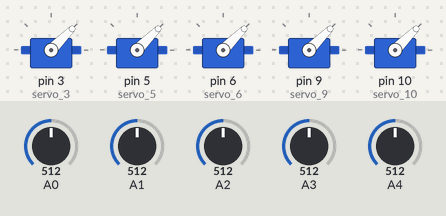
The sketch below on a simulated Arduino Uno, built with avr-gcc and run on an emulated ATmega328P. Shown: 5 × servo. Inputs (shaded band) come from the test bench; at power-on: A0 = 512, A1 = 512, A2 = 512, A3 = 512, A4 = 512.

Above: at 1.2 s.
1.3 s: A0 set to 716
At 1.9 s:
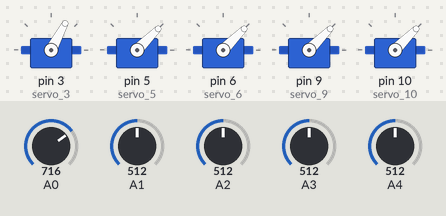
2.8 s: A1 set to 716
At 3.2 s:
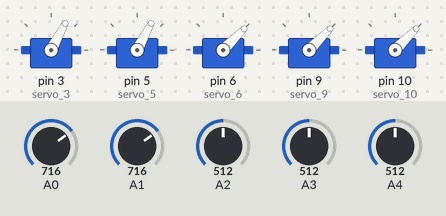
4.3 s: A2 set to 716
At 5.4 s:
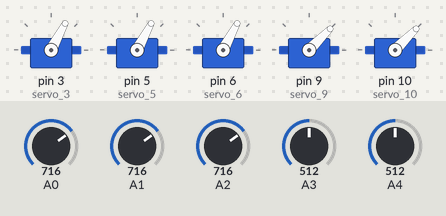
5.8 s: A3 set to 716
At 6.7 s:
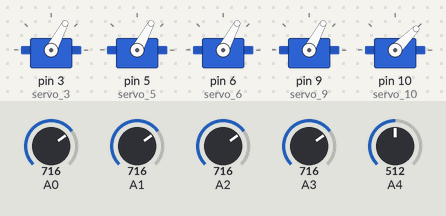
7.3 s: A4 set to 716
At 7.6 s:
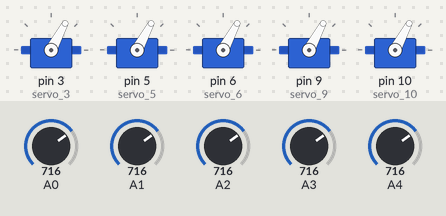
8.8 s: A0 set to 992
At 10.2 s:
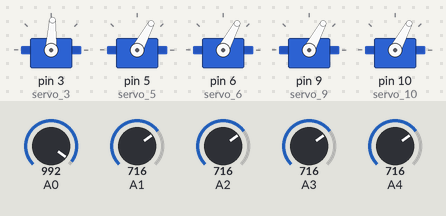
Timing chart, 0 to 11.3 s (numbered marks = the images above; inputs shaded):
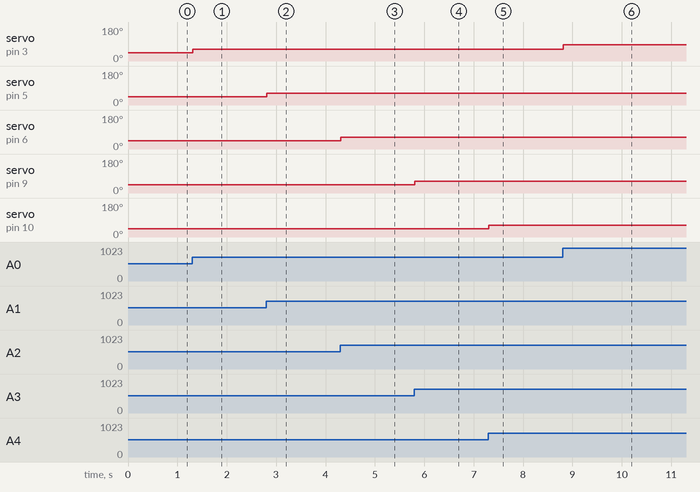

Measured:
- after the input at 1.3 s, servo on pin 3 (servo_3): 45° → 62° at once
- after the input at 2.8 s, servo on pin 5 (servo_5): 45° → 62° at once
- after the input at 4.3 s, servo on pin 6 (servo_6): 45° → 62° at once
- after the input at 5.8 s, servo on pin 9 (servo_9): 45° → 62° at once
- after the input at 7.3 s, servo on pin 10 (servo_10): 45° → 62° at once
- after the input at 8.8 s, servo on pin 3 (servo_3): 62° → 87° at once

The sketch:

Code.ino
```cpp
// C++ code
//
#include <Servo.h>

int sensorValue = 0;

int outputValue = 0;

int unnamed = 0;

int i = 0;

Servo servo_3;

Servo servo_5;

Servo servo_6;

Servo servo_9;

Servo servo_10;

void setup()
{
  pinMode(A0, INPUT);
  servo_3.attach(3, 500, 2500);

  pinMode(A1, INPUT);
  servo_5.attach(5, 500, 2500);

  pinMode(A2, INPUT);
  servo_6.attach(6, 500, 2500);

  pinMode(A3, INPUT);
  servo_9.attach(9, 500, 2500);

  pinMode(A4, INPUT);
  servo_10.attach(10, 500, 2500);

}

void loop()
{
  sensorValue = analogRead(A0);
  outputValue = map(sensorValue, 0, 1023, 0, 90);
  servo_3.write(outputValue);
  sensorValue = analogRead(A1);
  outputValue = map(sensorValue, 0, 1023, 0, 90);
  servo_5.write(outputValue);
  sensorValue = analogRead(A2);
  outputValue = map(sensorValue, 0, 1023, 0, 90);
  servo_6.write(outputValue);
  sensorValue = analogRead(A3);
  outputValue = map(sensorValue, 0, 1023, 0, 90);
  servo_9.write(outputValue);
  sensorValue = analogRead(A4);
  outputValue = map(sensorValue, 0, 1023, 0, 90);
  servo_10.write(outputValue);
  delay(10); // Delay a little bit to improve simulation performance
}
```
